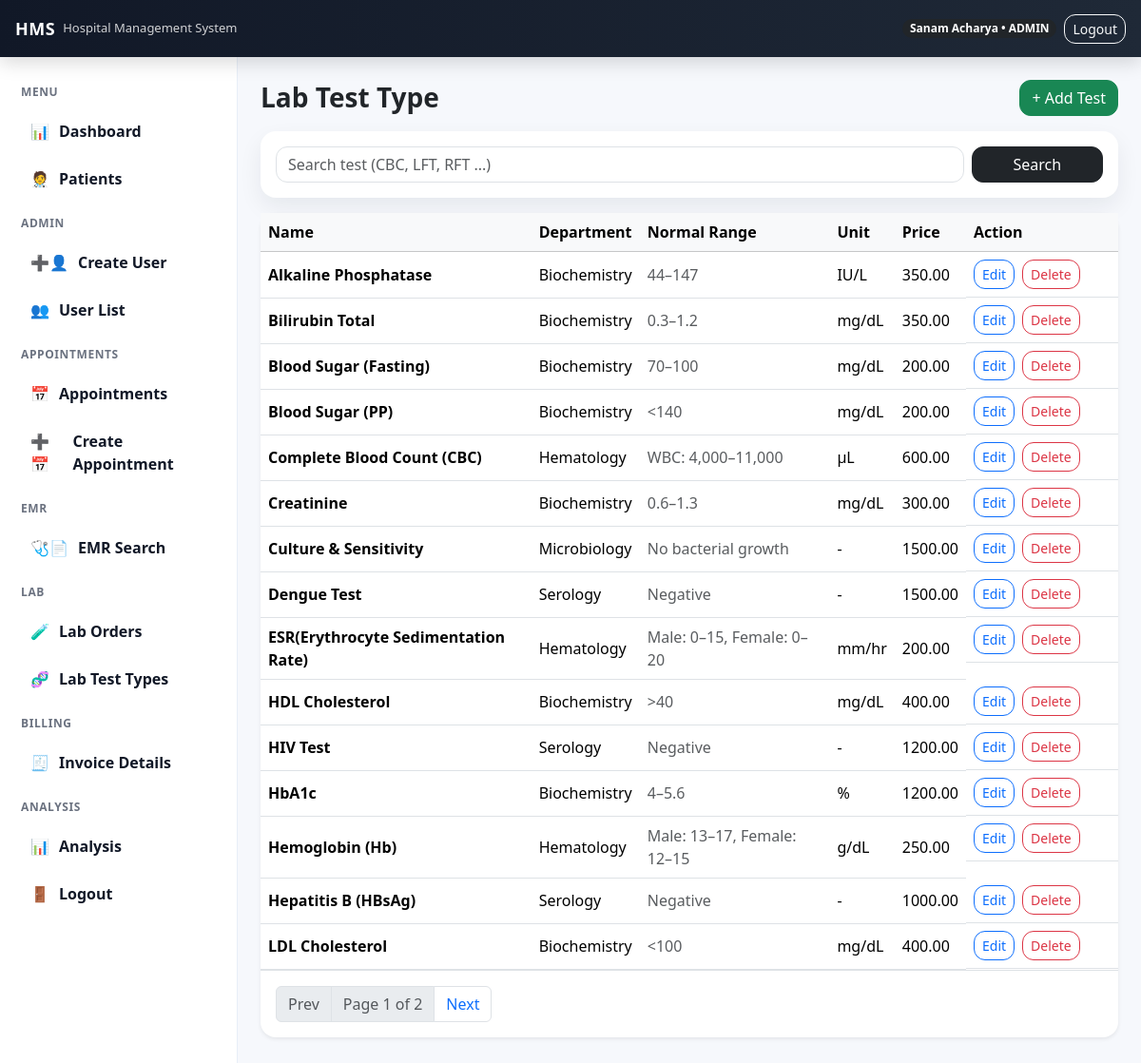
The app's page /lab/tests/ (signed in) with its own data.
### accounts/models.py (models this page shows, shortened)
class User(AbstractUser):
    class Role(models.TextChoices):
        ADMIN = 'ADMIN', 'Admin'
        DOCTOR = 'DOCTOR', 'Doctor'
        NURSE = 'NURSE', 'Nurse'
        RECEPTION = 'RECEPTION', 'Reception'
        LAB = 'LAB', 'Lab'
        PHARMACY = 'PHARMACY', 'Pharmacy'
        HR = 'HR', 'HR'
        CASHIER = "CASHIER", "Cashier"
        ACCOUNTANT = "ACCOUNTANT", "Accountant"
    full_name = models.CharField(max_length=150)
    phone_number = models.CharField(max_length=20, blank=True)
    email = models.EmailField(unique=True)
    role = models.CharField(max_length=20, choices=Role.choices, default=Role.RECEPTION)
    department = models.ForeignKey(
        Department, on_delete=models.SET_NULL, null=True, blank=True
    )
    specialization = models.ForeignKey(
        "Specialization",
        on_delete=models.SET_NULL,
        null=True,
        blank=True,
        related_name="doctors"
    )

class LabTestType(models.Model):
    name = models.CharField(max_length=150, unique=True)
    department = models.ForeignKey("Department", on_delete=models.SET_NULL, null=True, blank=True)
    normal_range = models.CharField(max_length=120, blank=True, default="")
    unit = models.CharField(max_length=40, blank=True, default="")
    price = models.DecimalField(max_digits=10, decimal_places=2, default=0)

class Department(models.Model):
    name = models.CharField(max_length=120, unique=True)

### accounts/views.py (the view)
# urls.py: path("lab/tests/", lab_testtype_list_view, name="lab_testtype_list"),
@login_required
@roles_required("ADMIN")
def lab_testtype_list_view(request):
    q = (request.GET.get("q") or "").strip()
    qs = LabTestType.objects.select_related("department").order_by("name")
    if q:
        qs =qs.filter(name__icontains=q)
    paginator = Paginator(qs , 15)
    page_number = request.GET.get("page")
    page_obj = paginator.get_page(page_number)
    return render(request, "accounts/testtype_list.html", {"page_obj": page_obj, "q": q})

### templates/accounts/testtype_list.html (shortened to what this page needs)
{% extends "base.html" %}
{% block content %}
<div class="d-flex justify-content-between align-items-center mb-3">
    <h3 class="fw-bold mb-0">Lab Test Type</h3>
    <a class="btn btn-success" href="{% url 'lab_testtype_create' %}">+ Add Test</a>
</div>
<form method="get" class="card p-3 mb-3">
    <div class="row g-2">
        <div class="col-md-10">
            <input
                class="form-control"
                name="q"
                value="{{ q }}"
                placeholder="Search test (CBC, LFT, RFT ...)"
            >
        </div>
        <div class="col-md-2 d-grid">
            <button type="submit" class="btn btn-dark">Search</button>
        </div>
    </div>
</form>
<div class="card shadow-sm">
    <div class="table-responsive">
        <table class="table table-hover mb-0 align-middle">
            <thead class="table-light">
                <tr>
                    <th>Name</th>
                    <th>Department</th>
                    <th>Normal Range</th>
                    <th>Unit</th>
                    <th>Price</th>
                    <th style="width: 160px;">Action</th>
                </tr>
            </thead>
            <tbody>
                {% for t in page_obj %}
                <tr>
                    <td class="fw-semibold">{{ t.name }}</td>
                    <td>{{ t.department.name|default:"-" }}</td>
                    <td class="text-muted">{{ t.normal_range|default:"-" }}</td>
                    <td>{{ t.unit|default:"-" }}</td>
                    <td>{{ t.price }}</td>
                    <td class="d-flex gap-2">
                        <a class="btn btn-sm btn-outline-primary" href="{% url 'lab_testtype_edit' t.id %}">
                            Edit
                        </a>
                        <form method="post" action="{% url 'lab_testtype_delete' t.id %}">
                            <button
                                type="submit"
                                class="btn btn-sm btn-outline-danger"
                                onclick="return confirm('Delete this test?')"
                            >
                                Delete
                            </button>
                        </form>
                    </td>
                </tr>
                {% empty %}
                <tr>
                    <td colspan="6" class="text-center text-muted py-4">No tests found.</td>
                </tr>
                {% endfor %}
            </tbody>
        </table>
    </div>
    {% if page_obj.paginator.num_pages > 1 %}
    <div class="p-3 border-top">
        <nav>
            <ul class="pagination mb-0">
                {% if page_obj.has_previous %}
                    <li class="page-item">
                        <a class="page-link" href="?q={{ q }}&department={{ department_id }}&page={{ page_obj.previous_page_number }}">
                            Prev
                        </a>
                    </li>
                {% else %}
                    <li class="page-item disabled">
                        <span class="page-link">Prev</span>
                    </li>
                {% endif %}
                <li class="page-item disabled">
                    <span class="page-link">
                        Page {{ page_obj.number }} of {{ page_obj.paginator.num_pages }}
                    </span>
                </li>
                {% if page_obj.has_next %}
                    <li class="page-item">
                        <a class="page-link" href="?q={{ q }}&department={{ department_id }}&page={{ page_obj.next_page_number }}">
                            Next
                        </a>
                    </li>
                {% else %}
                    <li class="page-item disabled">
                        <span class="page-link">Next</span>
                    </li>
                {% endif %}
            </ul>
        </nav>
    </div>
    {% endif %}
</div>
{% endblock %}

### templates/base.html (shortened to what this page needs)
{% load static %}
<!doctype html>
<html lang="en">
<head>
  <link href="https://cdn.jsdelivr.net/npm/bootstrap@5.3.3/dist/css/bootstrap.min.css" rel="stylesheet">
  <link rel="stylesheet" href="{% static 'css/style.css' %}">
</head>
<body class="hms-body">
  <header class="hms-topbar">
    <div class="container-fluid d-flex align-items-center justify-content-between px-3">
      <div class="d-flex align-items-center gap-2">
        <div class="hms-brand">HMS</div>
        <span class="hms-subtitle">Hospital Management System</span>
      </div>
      <div class="d-flex align-items-center gap-2">
        {% if user.is_authenticated %}
          <span class="badge rounded-pill text-bg-dark">
            {{ user.full_name }} • {{ user.role }}
          </span>
          <a class="btn btn-sm btn-outline-light" href="{% url 'logout' %}">Logout</a>
        {% else %}
          <a class="btn btn-sm btn-outline-light" href="{% url 'login' %}">Login</a>
        {% endif %}
      </div>
    </div>
  </header>
  <div class="hms-layout">
    {% if user.is_authenticated %}
      {% include "partials/sidebar.html" %}
    {% endif %}
    <main class="hms-main">
      <div class="container-fluid p-4">
        {% block content %}{% endblock %}
      </div>
    </main>
  </div>
</body>
</html>

### static/css/style.css (style rules this page uses)
html, body { height: 100%; }
.hms-body { background: #f6f8fc; margin: 0; font-family: system-ui, -apple-system, Segoe UI, Roboto, Arial, sans-serif; padding-top: 60px; }
.hms-topbar { height: 60px; background: linear-gradient(90deg, #111827, #1f2937); color: #fff; display: flex; align-items: center; position: fixed; top: 0; left: 0; right: 0; z-index: 9999; box-shadow: 0 6px 20px rgba(0,0,0,0.15); }
.hms-brand { font-weight: 800; letter-spacing: 0.5px; font-size: 18px; }
.hms-subtitle { font-size: 13px; opacity: 0.8; }
.hms-layout { display: flex; min-height: 100vh; }
.hms-main { flex: 1; height: calc(100vh - 60px); overflow: auto; }
.card { border: 0; border-radius: 16px; box-shadow: 0 10px 25px rgba(16, 24, 40, 0.07); }
.btn { border-radius: 12px; }
.form-control { border-radius: 12px; }

### records on screen
User: full_name "Sanam Acharya", role "ADMIN"
LabTestType: name "Alkaline Phosphatase", department.name "Biochemistry", normal_range "44–147", unit "IU/L", price "350.00"
LabTestType: name "Bilirubin Total", department.name "Biochemistry", normal_range "0.3–1.2", unit "mg/dL", price "350.00"
LabTestType: name "Blood Sugar (Fasting)", department.name "Biochemistry", normal_range "70–100", unit "mg/dL", price "200.00"
LabTestType: name "Blood Sugar (PP)", department.name "Biochemistry", normal_range "<140", unit "mg/dL", price "200.00"
LabTestType: name "Complete Blood Count (CBC)", department.name "Hematology", normal_range "WBC: 4,000–11,000", unit "µL", price "600.00"
LabTestType: name "Creatinine", department.name "Biochemistry", normal_range "0.6–1.3", unit "mg/dL", price "300.00"
LabTestType: name "Culture & Sensitivity", department.name "Microbiology", normal_range "No bacterial growth", unit "-", price "1500.00"
LabTestType: name "Dengue Test", department.name "Serology", normal_range "Negative", unit "-", price "1500.00"
LabTestType: name "ESR(Erythrocyte Sedimentation Rate)", department.name "Hematology", normal_range "Male: 0–15, Female: 0–20", unit "mm/hr", price "200.00"
LabTestType: name "HDL Cholesterol", department.name "Biochemistry", normal_range ">40", unit "mg/dL", price "400.00"
LabTestType: name "HIV Test", department.name "Serology", normal_range "Negative", unit "-", price "1200.00"
LabTestType: name "HbA1c", department.name "Biochemistry", normal_range "4–5.6", unit "%", price "1200.00"
LabTestType: name "Hemoglobin (Hb)", department.name "Hematology", normal_range "Male: 13–17, Female: 12–15", unit "g/dL", price "250.00"
LabTestType: name "Hepatitis B (HBsAg)", department.name "Serology", normal_range "Negative", unit "-", price "1000.00"
LabTestType: name "LDL Cholesterol", department.name "Biochemistry", normal_range "<100", unit "mg/dL", price "400.00"

### other values on screen
{{ page_obj.number }} "1"
{{ page_obj.paginator.num_pages }} "2"
